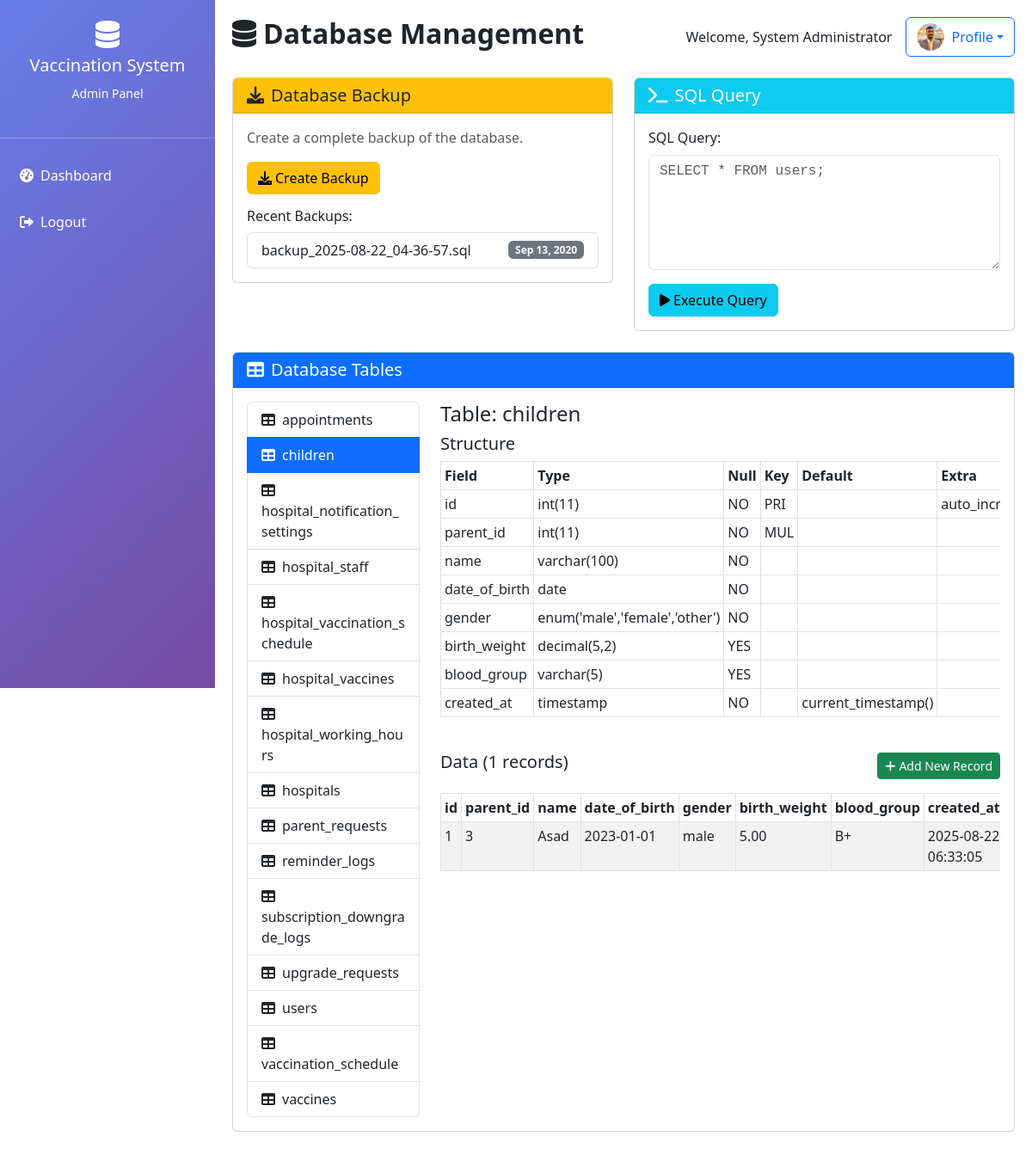
/admin/database.php?table=children (signed in), run on the app's committed database.
### tables this page shows
CREATE TABLE `users` (
  `id` int(11) NOT NULL AUTO_INCREMENT,
  `username` varchar(50) NOT NULL,
  `password` varchar(255) NOT NULL,
  `email` varchar(100) NOT NULL,
  `user_type` enum('admin','parent','hospital') NOT NULL,
  `full_name` varchar(100) NOT NULL,
  `phone` varchar(15) DEFAULT NULL,
  `address` text DEFAULT NULL,
  `profile_picture` varchar(255) DEFAULT NULL,
  `created_at` timestamp NOT NULL DEFAULT current_timestamp(),
  `status` enum('active','inactive') DEFAULT 'active',
  PRIMARY KEY (`id`),
  UNIQUE KEY `username` (`username`),
  UNIQUE KEY `email` (`email`)
);

CREATE TABLE `children` (
  `id` int(11) NOT NULL AUTO_INCREMENT,
  `parent_id` int(11) NOT NULL,
  `name` varchar(100) NOT NULL,
  `date_of_birth` date NOT NULL,
  `gender` enum('male','female','other') NOT NULL,
  `birth_weight` decimal(5,2) DEFAULT NULL,
  `blood_group` varchar(5) DEFAULT NULL,
  `created_at` timestamp NOT NULL DEFAULT current_timestamp(),
  PRIMARY KEY (`id`),
  KEY `parent_id` (`parent_id`),
  CONSTRAINT `children_ibfk_1` FOREIGN KEY (`parent_id`) REFERENCES `users` (`id`) ON DELETE CASCADE
);

### admin/database.php (the view, shortened to what this page needs)
<?php
$database = new Database();
$db = $database->getConnection();
$tables = [];
$table_data = [];
$selected_table = '';
try {
    $stmt = $db->query("SHOW TABLES");
    $tables = $stmt->fetchAll(PDO::FETCH_COLUMN);
} catch (PDOException $e) {
    $message = 'Error fetching tables: ' . $e->getMessage();
    $message_type = 'danger';
}
if (isset($_GET['table']) && in_array($_GET['table'], $tables)) {
    $selected_table = $_GET['table'];
    try {
        $stmt = $db->query("DESCRIBE $selected_table");
        $table_structure = $stmt->fetchAll(PDO::FETCH_ASSOC);
        $page = isset($_GET['page']) ? max(1, (int)$_GET['page']) : 1;
        $limit = 50;
        $offset = ($page - 1) * $limit;
        $stmt = $db->query("SELECT COUNT(*) as total FROM $selected_table");
        $total_records = $stmt->fetch(PDO::FETCH_ASSOC)['total'];
        $stmt = $db->query("SELECT * FROM $selected_table LIMIT $limit OFFSET $offset");
        $table_data = $stmt->fetchAll(PDO::FETCH_ASSOC);
    } catch (PDOException $e) {
        $message = 'Error fetching table data: ' . $e->getMessage();
        $message_type = 'danger';
    }
}
?>
<!DOCTYPE html>
<html lang="en">
<head>
    <link href="https://cdn.jsdelivr.net/npm/bootstrap@5.3.0/dist/css/bootstrap.min.css" rel="stylesheet">
    <link href="https://cdnjs.cloudflare.com/ajax/libs/font-awesome/6.0.0/css/all.min.css" rel="stylesheet">
</head>
<body>
    <div class="sidebar">
        <div class="text-center py-4">
            <i class="fas fa-database fa-2x mb-2"></i>
            <h5>Vaccination System</h5>
            <small>Admin Panel</small>
        </div>
        <hr>
        <nav class="nav flex-column">
            <a class="nav-link <?php echo basename($_SERVER['PHP_SELF']) == 'dashboard.php' ? 'active' : ''; ?>" href="dashboard.php">
                <i class="fas fa-tachometer-alt me-2"></i>Dashboard
            </a>
            <a class="nav-link" href="../logout.php">
                <i class="fas fa-sign-out-alt me-2"></i>Logout
            </a>
        </nav>
    </div>
    <div class="main-content">
        <div class="d-flex justify-content-between align-items-center mb-4">
            <h2 class="fw-bold"><i class="fas fa-database me-2"></i>Database Management</h2>
            <div class="d-flex align-items-center">
                <span class="me-3">Welcome, <?php echo $_SESSION['full_name']; ?></span>
                <div class="dropdown">
                    <?php
                    $profile_picture_query = "SELECT profile_picture FROM users WHERE id = :user_id";
                    $profile_stmt = $db->prepare($profile_picture_query);
                    $profile_stmt->bindParam(':user_id', $_SESSION['user_id']);
                    $profile_stmt->execute();
                    $user_profile = $profile_stmt->fetch(PDO::FETCH_ASSOC);
                    ?>
                    <button class="btn btn-outline-primary dropdown-toggle d-flex align-items-center" type="button" data-bs-toggle="dropdown">
                        <?php if (!empty($user_profile['profile_picture'])): ?>
                            <img src="../uploads/profile_pictures/<?php echo htmlspecialchars($user_profile['profile_picture']); ?>"
                                 class="rounded-circle me-2"
                                 style="width: 32px; height: 32px; object-fit: cover;"
                                 alt="Profile">
                        <?php else: ?>
                            <i class="fas fa-user me-1"></i>
                        <?php endif; ?>
                        Profile
                    </button>
                </div>
            </div>
        </div>
        <div class="row">
            <div class="col-md-6 mb-4">
                <div class="card">
                    <div class="card-header bg-warning text-dark">
                        <h5 class="mb-0"><i class="fas fa-download me-2"></i>Database Backup</h5>
                    </div>
                    <div class="card-body">
                        <p class="text-muted">Create a complete backup of the database.</p>
                        <form method="POST">
                            <button type="submit" name="backup" class="btn btn-warning">
                                <i class="fas fa-download me-1"></i>Create Backup
                            </button>
                        </form>
                        <?php if (is_dir('../backups')): ?>
                            <div class="mt-3">
                                <h6>Recent Backups:</h6>
                                <?php
                                $backups = glob('../backups/backup_*.sql');
                                rsort($backups);
                                $recent_backups = array_slice($backups, 0, 5);
                                ?>
                                <ul class="list-group">
                                    <?php foreach ($recent_backups as $backup): ?>
                                        <li class="list-group-item d-flex justify-content-between align-items-center">
                                            <?php echo basename($backup); ?>
                                            <span class="badge bg-secondary"><?php echo date('M j, Y', filemtime($backup)); ?></span>
                                        </li>
                                    <?php endforeach; ?>
                                </ul>
                            </div>
                        <?php endif; ?>
                    </div>
                </div>
            </div>
            <div class="col-md-6 mb-4">
                <div class="card">
                    <div class="card-header bg-info text-white">
                        <h5 class="mb-0"><i class="fas fa-terminal me-2"></i>SQL Query</h5>
                    </div>
                    <div class="card-body">
                        <form method="POST">
                            <div class="mb-3">
                                <label class="form-label">SQL Query:</label>
                                <textarea name="sql_query" class="form-control sql-editor" rows="5" placeholder="SELECT * FROM users;"></textarea>
                            </div>
                            <button type="submit" name="execute_sql" class="btn btn-info">
                                <i class="fas fa-play me-1"></i>Execute Query
                            </button>
                        </form>
                    </div>
                </div>
            </div>
        </div>
        <div class="card">
            <div class="card-header bg-primary text-white">
                <h5 class="mb-0"><i class="fas fa-table me-2"></i>Database Tables</h5>
            </div>
            <div class="card-body">
                <div class="row">
                    <div class="col-md-3">
                        <div class="list-group">
                            <?php foreach ($tables as $table): ?>
                                <a href="?table=<?php echo urlencode($table); ?>"
                                   class="list-group-item list-group-item-action <?php echo $selected_table === $table ? 'active' : ''; ?>">
                                    <i class="fas fa-table me-2"></i><?php echo $table; ?>
                                </a>
                            <?php endforeach; ?>
                        </div>
                    </div>
                    <div class="col-md-9">
                        <?php if ($selected_table): ?>
                            <h4>Table: <?php echo $selected_table; ?></h4>
                            <div class="mb-4">
                                <h5>Structure</h5>
                                <div class="table-responsive">
                                    <table class="table table-bordered table-sm">
                                        <thead>
                                            <tr>
                                                <th>Field</th>
                                                <th>Type</th>
                                                <th>Null</th>
                                                <th>Key</th>
                                                <th>Default</th>
                                                <th>Extra</th>
                                            </tr>
                                        </thead>
                                        <tbody>
                                            <?php foreach ($table_structure as $column): ?>
                                                <tr>
                                                    <td><?php echo $column['Field']; ?></td>
                                                    <td><?php echo $column['Type']; ?></td>
                                                    <td><?php echo $column['Null']; ?></td>
                                                    <td><?php echo $column['Key']; ?></td>
                                                    <td><?php echo $column['Default']; ?></td>
                                                    <td><?php echo $column['Extra']; ?></td>
                                                </tr>
                                            <?php endforeach; ?>
                                        </tbody>
                                    </table>
                                </div>
                            </div>
                            <div>
                                <div class="d-flex justify-content-between align-items-center mb-3">
                                    <h5>Data (<?php echo $total_records; ?> records)</h5>
                                    <button type="button" class="btn btn-success btn-sm"
                                            data-bs-toggle="modal" data-bs-target="#addModal">
                                        <i class="fas fa-plus me-1"></i>Add New Record
                                    </button>
                                </div>
                                <div class="table-responsive">
                                    <table class="table table-bordered table-striped table-sm">
                                        <thead>
                                            <tr>
                                                <?php if (!empty($table_data)): ?>
                                                    <?php foreach (array_keys($table_data[0]) as $column): ?>
                                                        <th><?php echo $column; ?></th>
                                                    <?php endforeach; ?>
                                                <?php endif; ?>
                                            </tr>
                                        </thead>
                                        <tbody>
                                            <?php foreach ($table_data as $row): ?>
                                                <tr>
                                                    <?php
                                                    foreach ($row as $column => $value):
                                                    ?>
                                                        <td><?php echo is_null($value) ? 'NULL' : htmlspecialchars(substr($value, 0, 100)); ?></td>
                                                    <?php endforeach; ?>
                                                </tr>
                                            <?php endforeach; ?>
                                        </tbody>
                                    </table>
                                </div>
                            </div>
                        <?php endif; ?>
                    </div>
                </div>
            </div>
        </div>
    </div>
</body>
</html>

### admin/database.php (style rules this page uses)
.sidebar { background: linear-gradient(135deg, #667eea 0%, #764ba2 100%); color: white; height: 100vh; position: fixed; width: 250px; }
.sidebar .nav-link { color: white; padding: 15px 20px; border-left: 3px solid transparent; }
.main-content { margin-left: 250px; padding: 20px; }
.sql-editor { font-family: 'Courier New', monospace; min-height: 150px; }
.table-responsive { max-height: 400px; overflow-y: auto; }

### data on the page
users: profile_picture (picture)
children: id "1", parent "3", name "Asad", date_of_birth "2023-01-01", gender "male", birth_weight "5.00", blood_group "B+", created_at "2025-08-22 06:33:05"

### other printed values
$_SESSION['full_name'] "System Administrator"
basename($backup) "backup_2025-08-22_04-36-57.sql"
date('M j, Y', filemtime($backup)) "Sep 13, 2020"
$table "appointments"
$table "children"
$table "hospital_notification_settings"
$table "hospital_staff"
$table "hospital_vaccination_schedule"
$table "hospital_vaccines"
$table "hospital_working_hours"
$table "hospitals"
$table "parent_requests"
$table "reminder_logs"
$table "subscription_downgrade_logs"
$table "upgrade_requests"
